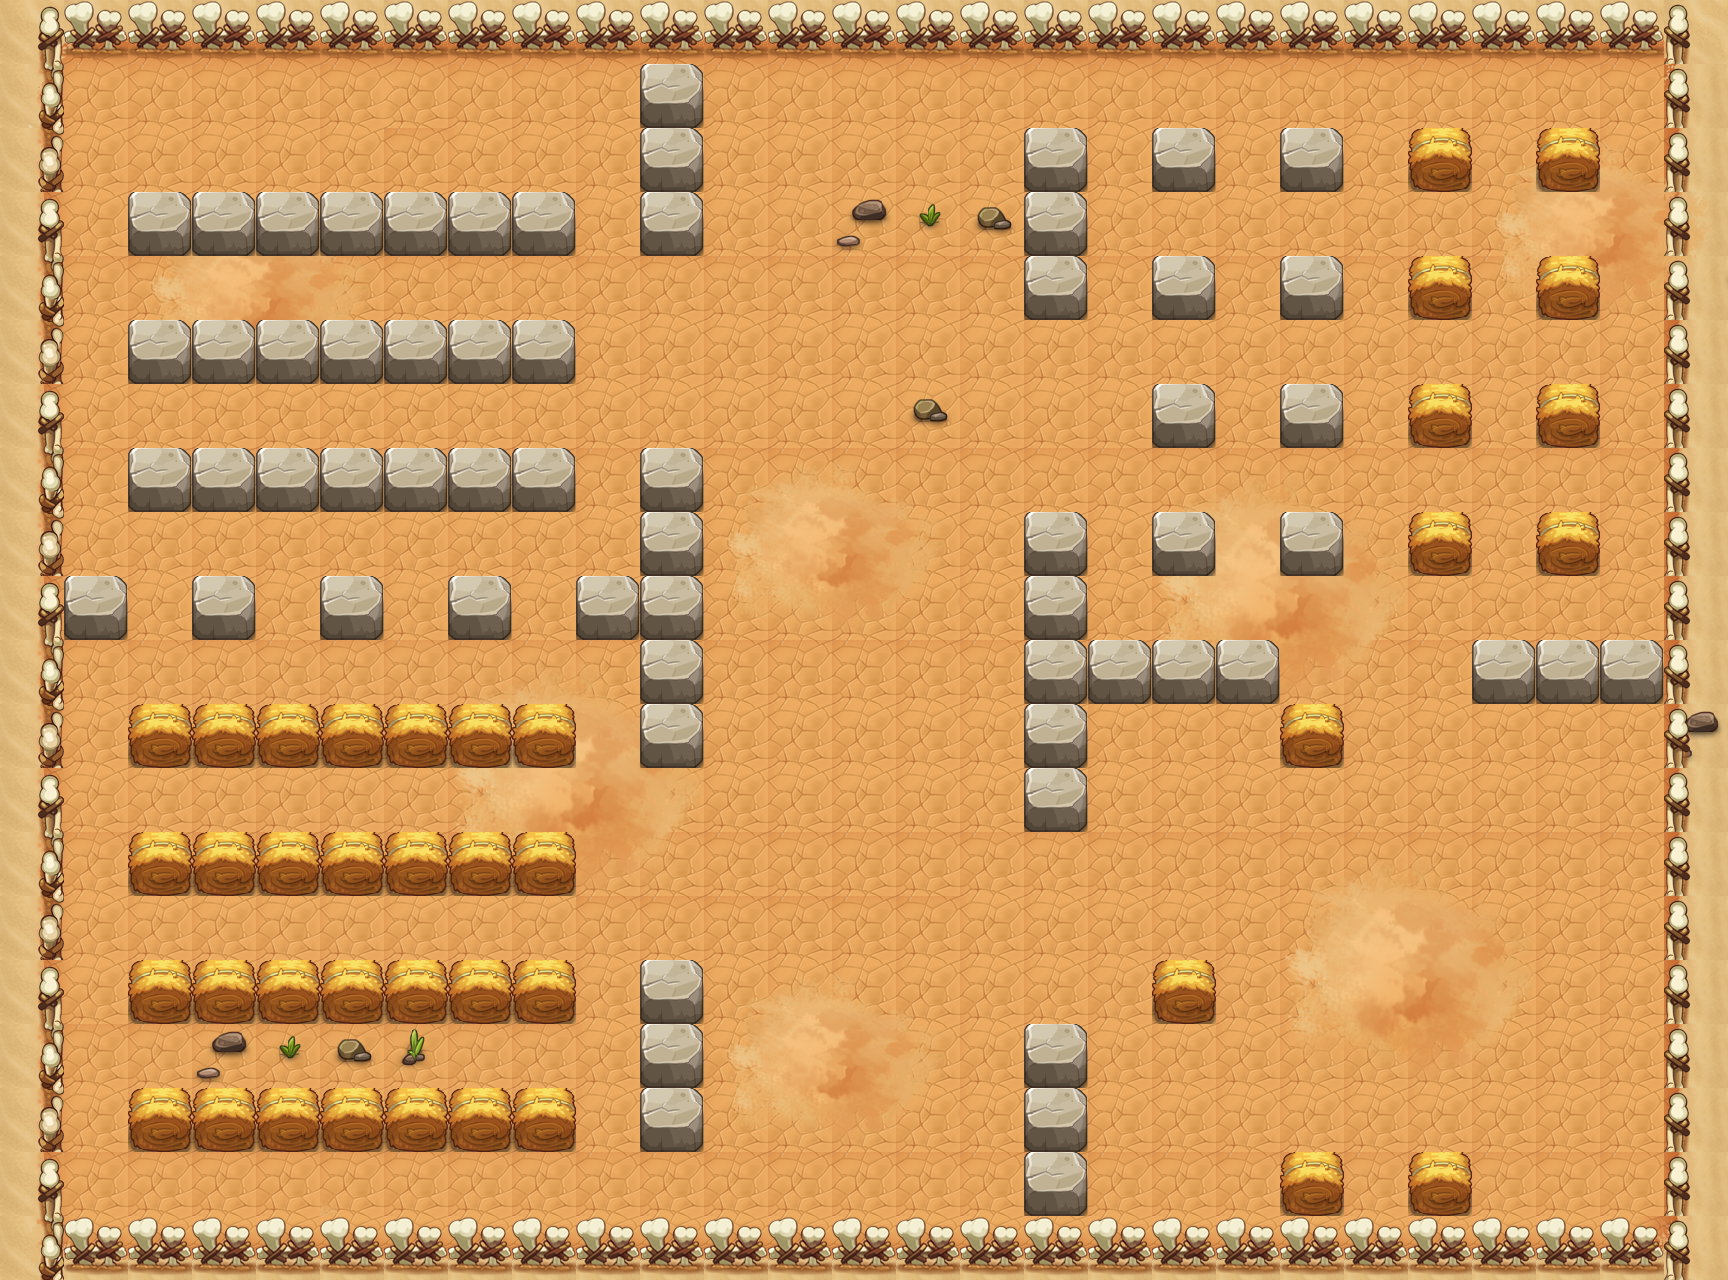

A 2D game scene composited from a Tiled map and its tileset images. What follows is a short description and the map's XML, with each tile layer's data collapsed to a summary:
An orthogonal 27x20 tile map with 64x64 px tiles, 6 tile layers (PASS, 块层 2, 块层 15, 块层 17, ...) and 82 objects (69x TRAP, 12x MONSTER, PLAYER).

<map version="1.0" orientation="orthogonal" width="27" height="20" tilewidth="64" tileheight="64">
 <properties>
  <property name="DESTRY1" value="255" />
  <property name="DESTRY2" value="314" />
  <property name="DESTRY3" value="144" />
  <property name="DESTRY4" value="173" />
  <property name="DESTRY_COUNT" value="4" />
  <property name="EXP" value="470" />
  <property name="ITEM" value="D012" />
  <property name="LOSE_SCRIPT" value="" />
  <property name="MONEY" value="705" />
  <property name="START_SCRIPT" value="lv40" />
  <property name="WIN_SCRIPT" value="Map40Plot2" />
 </properties>
 <tileset firstgid="1" name="hmpy" tilewidth="64" tileheight="64">
  <image source="hmpy-hd.png" width="1000" height="2048" />
 </tileset>
 <layer name="PASS" width="27" height="20">
  <data>[540 cells, 194 non-empty, 4 distinct tile ids]</data>
 </layer>
 <layer name="块层 2" width="27" height="20">
  <data>[540 cells, 540 non-empty, 18 distinct tile ids]</data>
 </layer>
 <layer name="块层 15" width="27" height="20">
  <data>[540 cells, 113 non-empty, 32 distinct tile ids]</data>
 </layer>
 <layer name="块层 17" width="27" height="20">
  <data>[540 cells, 102 non-empty, 2 distinct tile ids]</data>
 </layer>
 <layer name="块层 4" width="27" height="20">
  <data>[540 cells, 65 non-empty, 5 distinct tile ids]</data>
 </layer>
 <layer name="块层 3" width="27" height="20">
  <data>[540 cells, 25 non-empty, 1 distinct tile ids]</data>
 </layer>
 <objectgroup name="对象层 1" width="54" height="40">
  <object name="PLAYER" type="PLAYER" x="64" y="64" width="64" height="64" />
  <object name="liusha" type="TRAP" x="1216" y="832" width="64" height="64">
   <properties>
    <property name="lua_ai" value="trap_mire_ai" />
    <property name="trap_ani" value="liusha.actor" />
    <property name="trap_floor" value="true" />
    <property name="trap_sh" value="1" />
    <property name="trap_sw" value="1" />
   </properties>
  </object>
  <object name="bh1" type="TRAP" x="1216" y="832" width="64" height="64">
   <properties>
    <property name="trap_floor" value="true" />
    <property name="trap_id" value="2" />
    <property name="trap_sh" value="0.1" />
    <property name="trap_sw" value="0.1" />
   </properties>
  </object>
  <object name="bh1" type="TRAP" x="1472" y="1024" width="64" height="64">
   <properties>
    <property name="trap_floor" value="true" />
    <property name="trap_id" value="2" />
    <property name="trap_sh" value="0.1" />
    <property name="trap_sw" value="0.1" />
   </properties>
  </object>
  <object name="liusha" type="TRAP" x="1472" y="1024" width="64" height="64">
   <properties>
    <property name="lua_ai" value="trap_mire_ai" />
    <property name="trap_ani" value="liusha.actor" />
    <property name="trap_floor" value="true" />
    <property name="trap_sh" value="1" />
    <property name="trap_sw" value="1" />
   </properties>
  </object>
  <object name="pg1" type="TRAP" x="192" y="384" width="64" height="64">
   <properties>
    <property name="trap_ani" value="poison_ground.actor" />
    <property name="trap_floor" value="true" />
    <property name="trap_script" value="target(&quot;PLAYER&quot;):onDamage(target(&quot;PLAYER&quot;):getHP()*0.1,&quot;TRAP&quot;);" />
    <property name="trap_start_mode" value="0" />
   </properties>
  </object>
  <object name="pg1" type="TRAP" x="128" y="576" width="64" height="64">
   <properties>
    <property name="trap_ani" value="poison_ground.actor" />
    <property name="trap_floor" value="true" />
    <property name="trap_script" value="target(&quot;PLAYER&quot;):onDamage(target(&quot;PLAYER&quot;):getHP()*0.1,&quot;TRAP&quot;);" />
    <property name="trap_start_mode" value="0" />
   </properties>
  </object>
  <object name="pg1" type="TRAP" x="512" y="256" width="64" height="64">
   <properties>
    <property name="trap_ani" value="poison_ground.actor" />
    <property name="trap_floor" value="true" />
    <property name="trap_script" value="target(&quot;PLAYER&quot;):onDamage(target(&quot;PLAYER&quot;):getHP()*0.1,&quot;TRAP&quot;);" />
    <property name="trap_start_mode" value="0" />
   </properties>
  </object>
  <object name="pg1" type="TRAP" x="896" y="256" width="64" height="64">
   <properties>
    <property name="trap_ani" value="poison_ground.actor" />
    <property name="trap_floor" value="true" />
    <property name="trap_script" value="target(&quot;PLAYER&quot;):onDamage(target(&quot;PLAYER&quot;):getHP()*0.1,&quot;TRAP&quot;);" />
    <property name="trap_start_mode" value="0" />
   </properties>
  </object>
  <object name="pg1" type="TRAP" x="896" y="192" width="64" height="64">
   <properties>
    <property name="trap_ani" value="poison_ground.actor" />
    <property name="trap_floor" value="true" />
    <property name="trap_script" value="target(&quot;PLAYER&quot;):onDamage(target(&quot;PLAYER&quot;):getHP()*0.1,&quot;TRAP&quot;);" />
    <property name="trap_start_mode" value="0" />
   </properties>
  </object>
  </objectgroup>
 <objectgroup name="m1" width="54" height="40">
  <!-- 3 objects omitted --></objectgroup>
 <objectgroup name="m2" width="54" height="40">
  <!-- 3 objects omitted --></objectgroup>
 <objectgroup name="m3" width="54" height="40">
  <!-- 3 objects omitted --></objectgroup>
 <objectgroup name="m4" width="54" height="40">
  <!-- 3 objects omitted --></objectgroup>
</map>
<!-- 72 of 82 objects omitted -->
